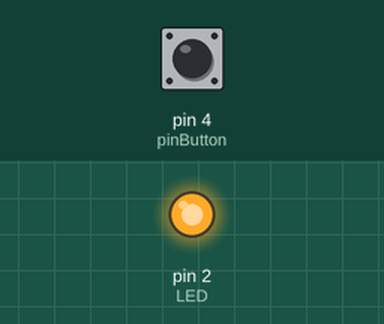
Simulated run of this sketch. Board: Arduino Uno, built with avr-gcc and run on an emulated ATmega328P. Shown: output pins drawn as LEDs (lit = HIGH). The inputs (shaded band) are chosen by the test bench; at power-on: pin 4 (pinButton) HIGH.

Above: at 1.2 s.
1.3 s: pin 4 (pinButton) pulled LOW for 0.15 s
At 1.8 s:
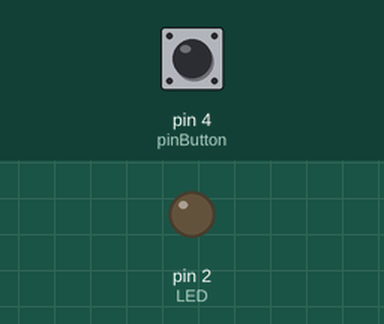
2.9 s: pin 4 (pinButton) pulled LOW for 1 s
At 4.2 s:
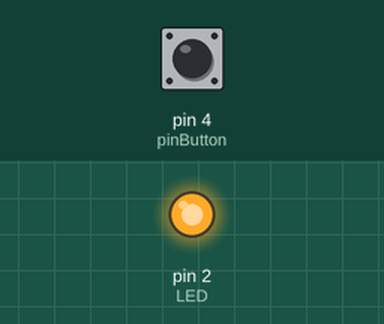
5.4 s: pin 4 (pinButton) pulled LOW for 3.2 s
At 6.1 s:
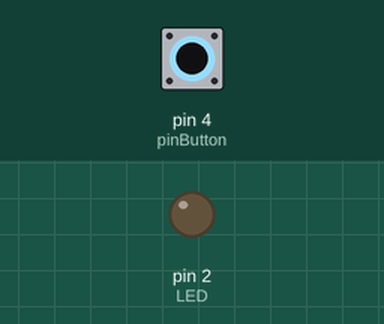
Timing chart, 0 to 8.4 s (numbered marks = the images above; inputs shaded):
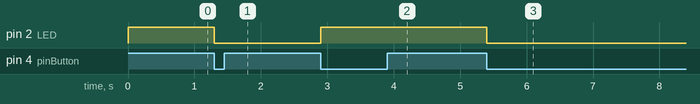

Measured:
- after the input at 1.3 s, pin 2 (LED): HIGH → LOW at once
- after the input at 2.9 s, pin 2 (LED): LOW → HIGH at once
- after the input at 5.4 s, pin 2 (LED): HIGH → LOW at once

The sketch:

ex2.ino
```cpp
int pinButton = 4;
int LED = 2;
int state = HIGH;
int oldStateButton = 1;

void setup() {
  pinMode(pinButton, INPUT_PULLUP);
  pinMode(LED, OUTPUT);
}

void loop() {
  int stateButton = digitalRead(pinButton);

  if(stateButton == 0 && oldStateButton != stateButton)
    state = state ? LOW : HIGH;
  oldStateButton = stateButton;
  digitalWrite(LED, state);
}
```
